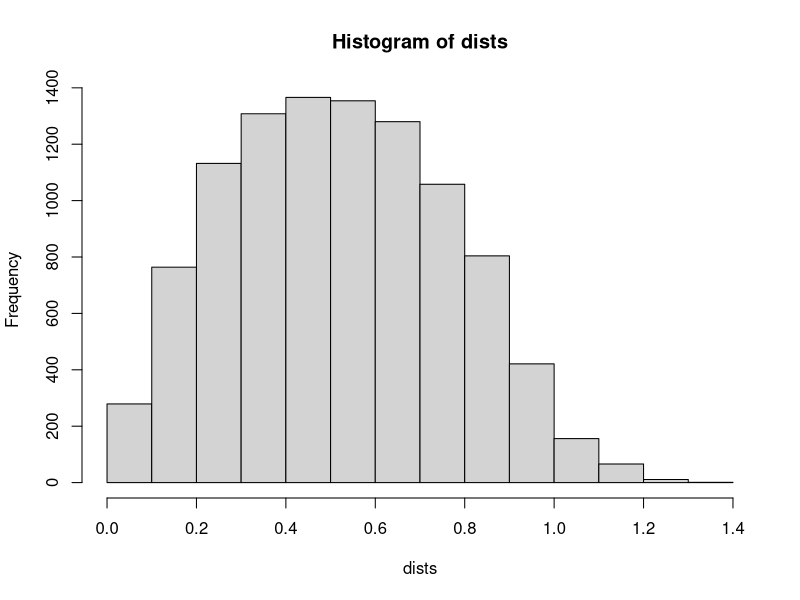

This chart was generated by the following R code:
dists<-c() 
for (i in 1:10000) {
   P1<-runif(2)
   P2<-runif(2)
   dist<-sqrt(sum((P1-P2)^2))
   dists<-c(dists, dist)
}
mean.dist<-mean(dists) 
sd.dist<-sd(dists) 
cat(mean.dist,sd.dist,"\n") 
hist(dists) 